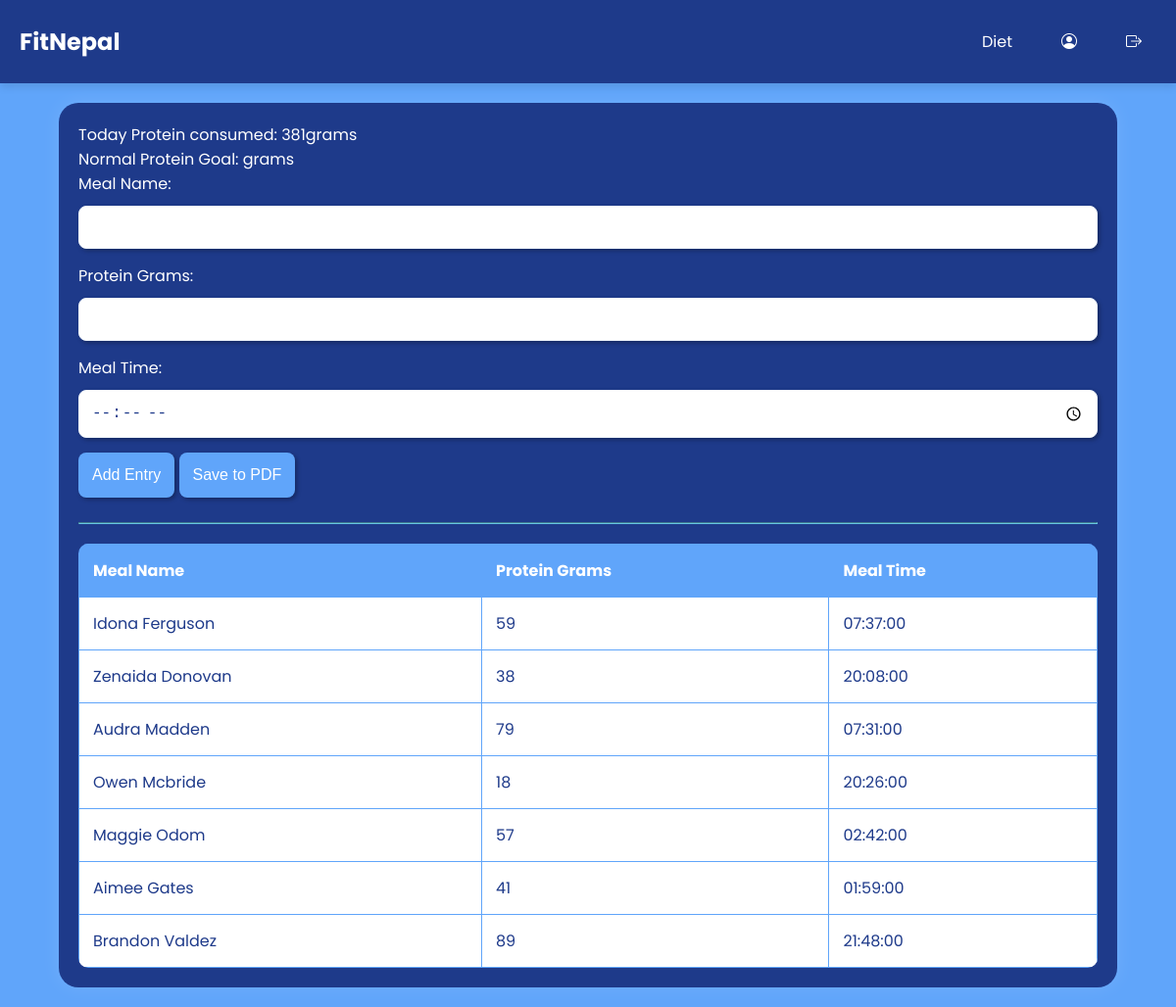
The page /goal.php (signed in) on the database as committed earlier.
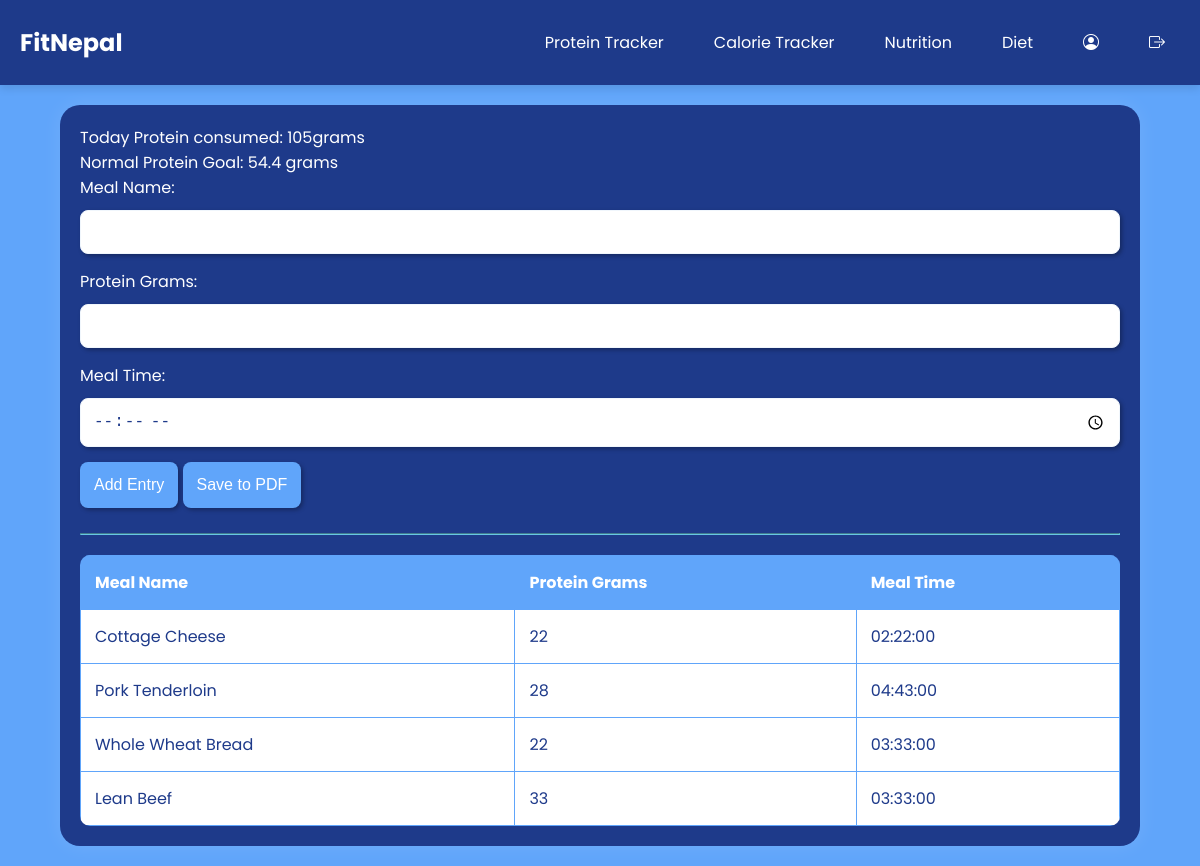
The same page on the database as committed later.
### tables this page shows
CREATE TABLE `entries` (
  `id` int(11) NOT NULL,
  `meal_name` varchar(255) NOT NULL,
  `protein_grams` float NOT NULL,
  `meal_time` time NOT NULL,
  `user_id` int(11) NOT NULL,
  `total_protein` float DEFAULT 0
);

CREATE TABLE `users` (
  `id` int(11) NOT NULL,
  `user_id` int(11) NOT NULL,
  `name` varchar(100) NOT NULL,
  `email` varchar(100) NOT NULL,
  `password` varchar(255) NOT NULL,
  `age` int(11) NOT NULL,
  `weight` decimal(5,2) NOT NULL,
  `height` int(11) NOT NULL,
  `activity` enum('normal','intermediate','highly_active') NOT NULL,
  `profile_picture` varchar(255) DEFAULT NULL,
  `registration_time` timestamp NOT NULL DEFAULT current_timestamp(),
  `status` varchar(10) DEFAULT 'inactive',
  `role` varchar(50) DEFAULT 'user',
  `google_auth_secret` varchar(32) DEFAULT NULL,
  `verified` enum('Unverified','Verified') DEFAULT 'Unverified',
  `muscle_protein` double DEFAULT NULL,
  `normal_protein` double DEFAULT NULL
);

### goal.php (the view, shortened to what this page needs)
<?php
include 'db_connection.php';
$user_id = $_SESSION['user_id'];
$sql = "SELECT normal_protein FROM users WHERE id = ?";
$stmt = $conn->prepare($sql);
$stmt->bind_param("s", $user_id);
$stmt->execute();
$result = $stmt->get_result();
$normal_protein_goal = 0;
if ($result->num_rows > 0) {
    $row = $result->fetch_assoc();
    $normal_protein_goal = $row['normal_protein'];
}
$sql = "SELECT meal_name, protein_grams, meal_time FROM entries WHERE user_id = ?";
$stmt = $conn->prepare($sql);
$stmt->bind_param("s", $user_id);
$stmt->execute();
$entries_result = $stmt->get_result();
$entries = array();
$total_protein = 0;
if ($entries_result->num_rows > 0) {
    while ($row = $entries_result->fetch_assoc()) {
        $entries[] = $row;
        $total_protein += $row['protein_grams'];
    }
}
?>
<?php
include 'header/header.php';
?>
<!DOCTYPE html>
<html lang="en">
<head>
    <link rel="stylesheet" href="./CSS/goal.css">
</head>
<body>
    <div class="container" id="container">
        <p class="dta">Today Protein consumed: <span id="totalProteinGrams"><?php echo $total_protein; ?>grams</span></p>
        <p class="pg">Normal Protein Goal: <span id="normalProteinGoal"><?php echo $normal_protein_goal; ?> grams</span></p>
        <form id="proteinForm">
            <label for="mealName">Meal Name:</label>
            <input type="text" id="mealName" name="mealName" onclick="populateFoodOptions(); fetchProteinGrams();" required>
            <label for="proteinGrams">Protein Grams:</label>
            <input type="text" id="proteinGrams" name="proteinGrams" required>
            <label for="mealTime">Meal Time:</label>
            <input type="time" id="mealTime" name="mealTime" required>
            <button type="button" onclick="addEntry()">Add Entry</button>
            <button type="button" onclick="saveToPDF()">Save to PDF</button>
        </form>
        <br>
        <hr style="border-color: #67C6E3;">
        <table>
            <thead>
                <tr>
                    <th>Meal Name</th>
                    <th>Protein Grams</th>
                    <th>Meal Time</th>
                </tr>
            </thead>
            <tbody id="trackerTableBody">
                <?php foreach ($entries as $entry) : ?>
                    <tr>
                        <td><?php echo $entry['meal_name']; ?></td>
                        <td><?php echo $entry['protein_grams']; ?></td>
                        <td><?php echo $entry['meal_time']; ?></td>
                    </tr>
                <?php endforeach; ?>
            </tbody>
        </table>
    </div>
</body>
</html>

### header/header.php (shortened to what this page needs)
<?php
require_once './db_connection.php';
$user_id = $_SESSION['user_id'];
$sql = "SELECT status FROM bankpayment WHERE user_id = '$user_id' AND status = 'verified'";
$result = $conn->query($sql);
$verified = ($result->num_rows > 0);
?>
<!DOCTYPE html>
<html lang="en">
<head>
    <link href="https://cdnjs.cloudflare.com/ajax/libs/bootstrap-icons/1.5.0/font/bootstrap-icons.min.css" rel="stylesheet">
    <link rel="stylesheet" href="header.css">
</head>
<body>
    <header class="navbar">
        <a href="dashboard.php" class="logo">FitNepal</a>
        <nav class="nav-links">
            <?php if ($verified): ?>
                <a href="goal.php">Protein Tracker</a>
                <a href="workout.php">Calorie Tracker</a>
                <a href="nutrition.php">Nutrition</a>
            <?php endif; ?>
            <a href="diet.php">Diet</a>
            <a href="profile.php"><i class="bi bi-person-circle"></i></a>
            <a href="?logout=true"><i class="bi bi-box-arrow-right"></i></a>
        </nav>
    </header>
</body>
</html>

Rows that differ between the two databases and show on the page:
removed entries: meal_name "Idona Ferguson", protein_grams "59", meal_time "07:37:00"
removed entries: meal_name "Zenaida Donovan", protein_grams "38", meal_time "20:08:00"
removed entries: meal_name "Audra Madden", protein_grams "79", meal_time "07:31:00"
removed entries: meal_name "Owen Mcbride", protein_grams "18", meal_time "20:26:00"
removed entries: meal_name "Maggie Odom", protein_grams "57", meal_time "02:42:00"
removed entries: meal_name "Aimee Gates", protein_grams "41", meal_time "01:59:00"
removed entries: meal_name "Brandon Valdez", protein_grams "89", meal_time "21:48:00"
now on this page (row edited): users: normal_protein "54.4"
added entries: meal_name "Cottage Cheese", protein_grams "22", meal_time "02:22:00"
added entries: meal_name "Pork Tenderloin", protein_grams "28", meal_time "04:43:00"
added entries: meal_name "Whole Wheat Bread", protein_grams "22", meal_time "03:33:00"
added entries: meal_name "Lean Beef", protein_grams "33", meal_time "03:33:00"
Other text that changed with them:
$total_protein: "381" → "105"
text now shown: "Protein Tracker Calorie Tracker Nutrition"
